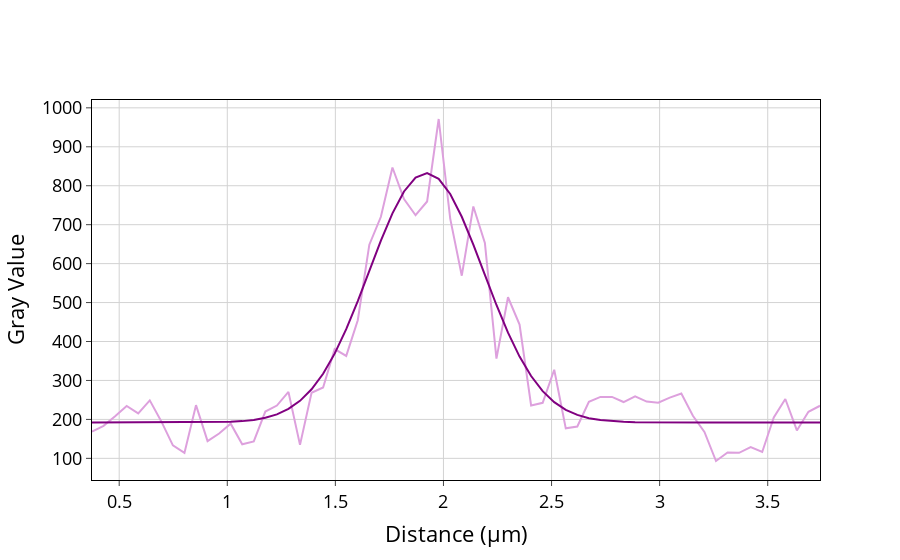

Source (notebook cell):
### Markdown cell above
# caso 1

### Code cell
skiprows1 = 8
maxrows1 = 64

data1 = np.array(read(f'dati1_2.txt', skiprows1, maxrows1))
popt1, pcov1 = plottiamo_plotly(data1)  # scegliere plotly o pyplot
FWHM(popt1)
